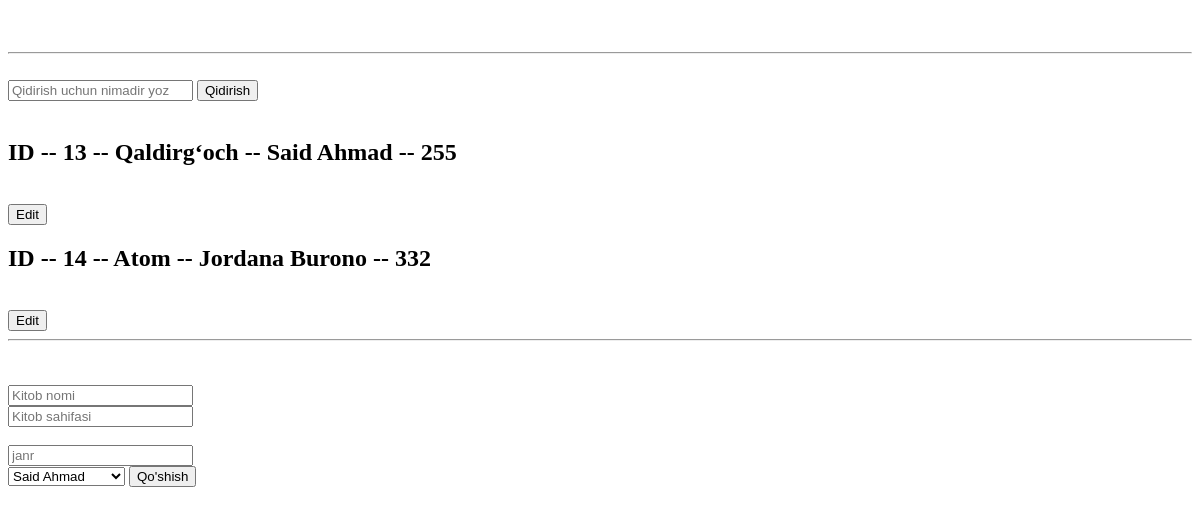
The app's page /all_books/, older data.
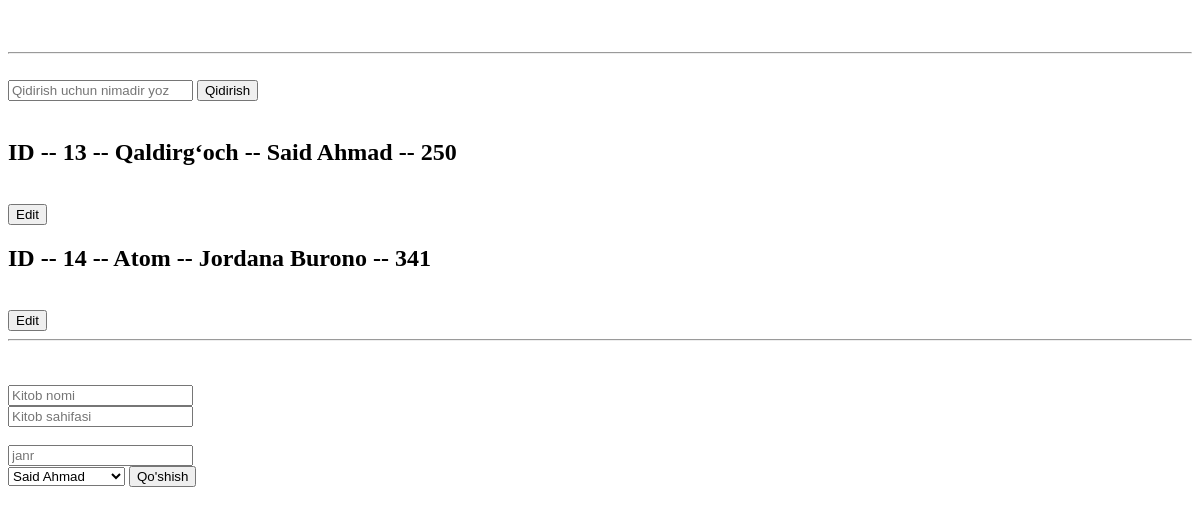
The same page, newer data.
### asosiy/models.py (models this page shows, shortened)
class Kitob(models.Model):
    nom = models.CharField(max_length=255)
    janr = models.CharField(max_length=255)
    sahifa = models.PositiveSmallIntegerField()
    muallif = models.ForeignKey(Muallif, on_delete=models.CASCADE, related_name='kitoblari')

class Muallif(models.Model):
    ism = models.CharField(max_length=255)
    jins = models.CharField(choices=JINS, max_length=6)
    tugilgan_sana = models.DateField(verbose_name="Tug'ilgan sana: ")
    kitoblar_soni = models.PositiveSmallIntegerField()
    tirik = models.BooleanField(default=False)

### asosiy/views.py (the view, shortened to what this page needs)
# urls.py: path('all_books/', all_books_2),
def all_books_2(request):
    soz = request.GET.get("kalit")
    natija = Kitob.objects.all()
    if soz:
        natija = natija.filter(nom__contains=soz) or natija.filter(muallif__ism__contains=soz)
    content = {
        "all_books_2": natija,
        "mualliflar": Muallif.objects.all()
    }
    return render(request, 'mashq_uchun/all_books.html', content)

### Templates/mashq_uchun/all_books.html (shortened to what this page needs)
<!DOCTYPE html>
<html lang="en">
<head>
</head>
<body>
<br>
<br>
<hr>
<br>
<form method="get">
    <input type="text" placeholder="Qidirish uchun nimadir yoz" name="kalit">
    <button>Qidirish</button>
</form>
<br>
{% for book in all_books_2 %}
<h2>ID -- {{book.id}} -- {{book.nom}} -- {{book.muallif.ism}} -- {{book.sahifa}}</h2><br>
<a href="/kitob_update/{{book.id}}/"><button>Edit</button></a>
{% endfor %}
<br>
<hr>
<br><br>
<form method="post"> {% csrf_token %}
    <input type="text" placeholder="Kitob nomi" name="nom">
    <br>
    <input type="number" placeholder="Kitob sahifasi" name="k_safifa"><br>
    <br>
    <input type="text" placeholder="janr" name="janr">
    <br>
    <select name="muallif" id="muallif">
        {% for muallif in mualliflar %}
        <option value="{{ muallif.id }}">{{muallif.ism}}</option>
        {% endfor %}
    </select>
    <button>Qo'shish</button>
</form>
</body>
</html>

Row changes from the older to the newer data that the page shows:
changed Kitob "Qaldirgʻoch": sahifa "255" → "250"
changed Kitob "Atom": sahifa "332" → "341"
